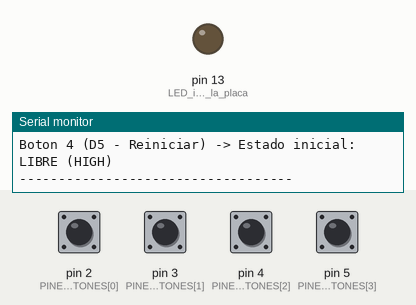
Simulated run of this sketch. Board: Arduino Nano, built with avr-gcc and run on an emulated ATmega328P. Shown: output pins drawn as LEDs (lit = HIGH), the last lines printed to the serial monitor. The inputs (shaded band) are chosen by the test bench; at power-on: pin 2 (PINES_BOTONES[0]), pin 3 (PINES_BOTONES[1]), pin 4 (PINES_BOTONES[2]), pin 5 (PINES_BOTONES[3]) HIGH.

Above: at 1.2 s.
1.3 s: pin 2 (PINES_BOTONES[0]) pulled LOW for 0.15 s
At 1.4 s:
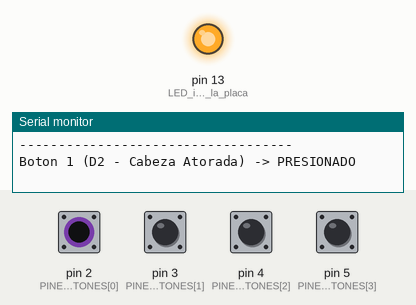
2.9 s: pin 3 (PINES_BOTONES[1]) pulled LOW for 0.15 s
At 4.2 s:
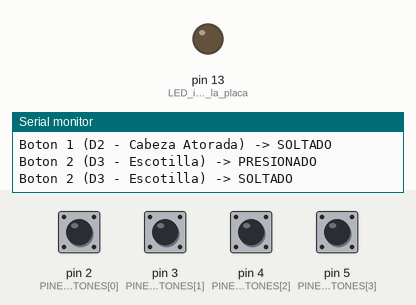
4.5 s: pin 4 (PINES_BOTONES[2]) pulled LOW for 0.15 s
At 5.7 s:
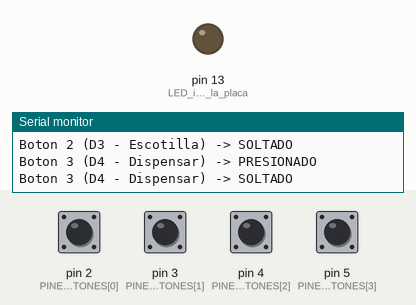
6.1 s: pin 5 (PINES_BOTONES[3]) pulled LOW for 0.15 s
At 6.9 s:
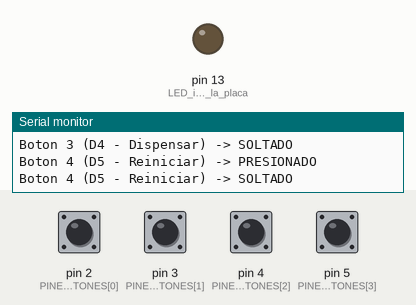
Timing chart, 0 to 8.7 s (numbered marks = the images above; inputs shaded):
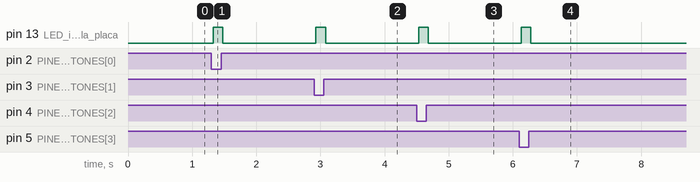

Measured:
- after the input at 1.3 s, pin 13 (LED_integrado_en_la_placa): LOW → HIGH at once, → LOW 0.15 s later
- after the input at 2.9 s, pin 13 (LED_integrado_en_la_placa): LOW → HIGH at once, → LOW 0.15 s later
- after the input at 4.5 s, pin 13 (LED_integrado_en_la_placa): LOW → HIGH at once, → LOW 0.15 s later
- after the input at 6.1 s, pin 13 (LED_integrado_en_la_placa): LOW → HIGH at once, → LOW 0.15 s later

The sketch:

prueba_botones.ino.ino
```cpp
const uint8_t PINES_BOTONES[4] = {2, 3, 4, 5};
const char* NOMBRES_BOTONES[4] = {
  "Boton 1 (D2 - Cabeza Atorada)",
  "Boton 2 (D3 - Escotilla)",
  "Boton 3 (D4 - Dispensar)",
  "Boton 4 (D5 - Reiniciar)"
};

bool estadoAnterior[4];

void setup() {
  Serial.begin(115200);
  pinMode(LED_BUILTIN, OUTPUT); // LED integrado en la placa del Nano (D13)

  Serial.println(F("=== PRUEBA DE BOTONES (D2 - D5) ==="));

  for (int i = 0; i < 4; i++) {
    pinMode(PINES_BOTONES[i], INPUT_PULLUP);
    estadoAnterior[i] = digitalRead(PINES_BOTONES[i]);

    Serial.print(NOMBRES_BOTONES[i]);
    Serial.print(F(" -> Estado inicial: "));
    Serial.println(estadoAnterior[i] == LOW ? F("PRESIONADO (LOW - revisar giro de patas)") : F("LIBRE (HIGH)"));
  }
  Serial.println(F("-----------------------------------"));
}

void loop() {
  bool algunoPresionado = false;

  for (int i = 0; i < 4; i++) {
    bool lecturaActual = digitalRead(PINES_BOTONES[i]);

    if (lecturaActual == LOW) {
      algunoPresionado = true;
    }

    // Detectar cambio de estado
    if (lecturaActual != estadoAnterior[i]) {
      delay(30); // Antirrebote simple
      lecturaActual = digitalRead(PINES_BOTONES[i]);

      if (lecturaActual != estadoAnterior[i]) {
        estadoAnterior[i] = lecturaActual;
        Serial.print(NOMBRES_BOTONES[i]);
        Serial.println(lecturaActual == LOW ? F(" -> PRESIONADO") : F(" -> SOLTADO"));
      }
    }
  }

  // Enciende el LED integrado del Arduino mientras mantengas pulsado cualquier boton
  digitalWrite(LED_BUILTIN, algunoPresionado ? HIGH : LOW);
}
```
